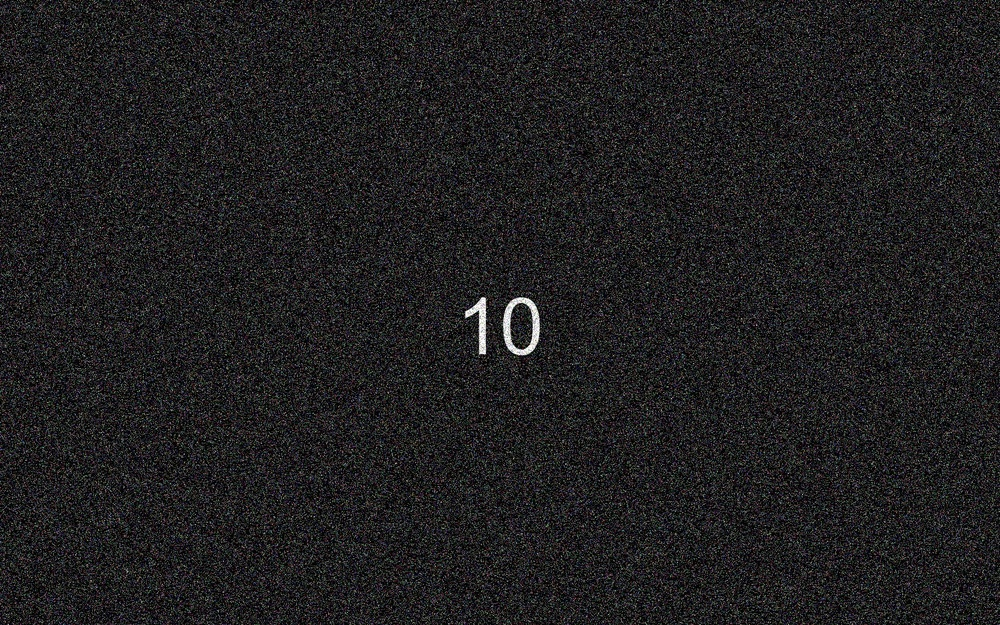
#> input picture image_tool/generate_file/10_corrupted.jpg, 1000 x 625 px, shrunk from 1920 x 1200 before the run
$ python break_image.py
#> lines starting #> are read from the running program, lines starting #| are printed output that depends on the picture
#> the answer given: generate_file/10_corrupted.jpg
#> the answer given: 1
from PIL import Image
import random
import numpy as np
from tkinter import filedialog
import os


def corrupt_image(image_path, corruption_percentage=0.1):
    """
    破坏指定图片的像素

    Args:
        image_path (str): 图片文件路径
        corruption_percentage (float): 破坏像素的百分比，默认10%

    Returns:
        bool: 操作是否成功
    """
#> called with image_path = 'generate_file/10_corrupted.jpg', corruption_percentage = 1
    try:
        # 检查文件是否存在
        if not os.path.exists(image_path):
            print(f"错误：文件 {image_path} 不存在")
            return False

        # 打开图片
        im = Image.open(image_path)
#> im is the input picture: PIL image 1000x625 RGB; mean R, G, B 32, 31.2, 32.3
        data = np.array(im)

        # 获取图像尺寸
        height, width = data.shape[:2]
#> height = 625; width = 1000
        total_pixels = height * width
#> total_pixels = 625000

        # 计算要破坏的像素数量
        num_pix_to_corrupt = int(total_pixels * corruption_percentage)
#> num_pix_to_corrupt = 625000

        # 确保破坏数量不超过总像素数
        if num_pix_to_corrupt > total_pixels:
            num_pix_to_corrupt = total_pixels

        print(f"图像尺寸: {width} x {height}")
#| 图像尺寸: 1000 x 625
        print(f"总像素数: {total_pixels}")
#| 总像素数: 625000
        print(f"将破坏像素数: {num_pix_to_corrupt}")
#| 将破坏像素数: 625000

        # 生成随机像素索引（确保在有效范围内）
        indices = random.sample(range(total_pixels), num_pix_to_corrupt)

        # 破坏像素
        for idx in indices:
            row = idx // width
            col = idx % width

            # 添加边界检查
            if 0 <= row < height and 0 <= col < width:
                # 根据图像类型设置像素值
                if len(data.shape) == 3:  # 彩色图像
                    channels = data.shape[2]
                    if channels == 3:  # RGB
                        data[row, col] = [
                            random.randint(0, 255),
                            random.randint(0, 255),
                            random.randint(0, 255),
                        ]
                    elif channels == 4:  # RGBA
                        data[row, col] = [
                            random.randint(0, 255),
                            random.randint(0, 255),
                            random.randint(0, 255),
                            255,  # 保持不透明度
                        ]
                else:  # 灰度图像
                    data[row, col] = random.randint(0, 255)
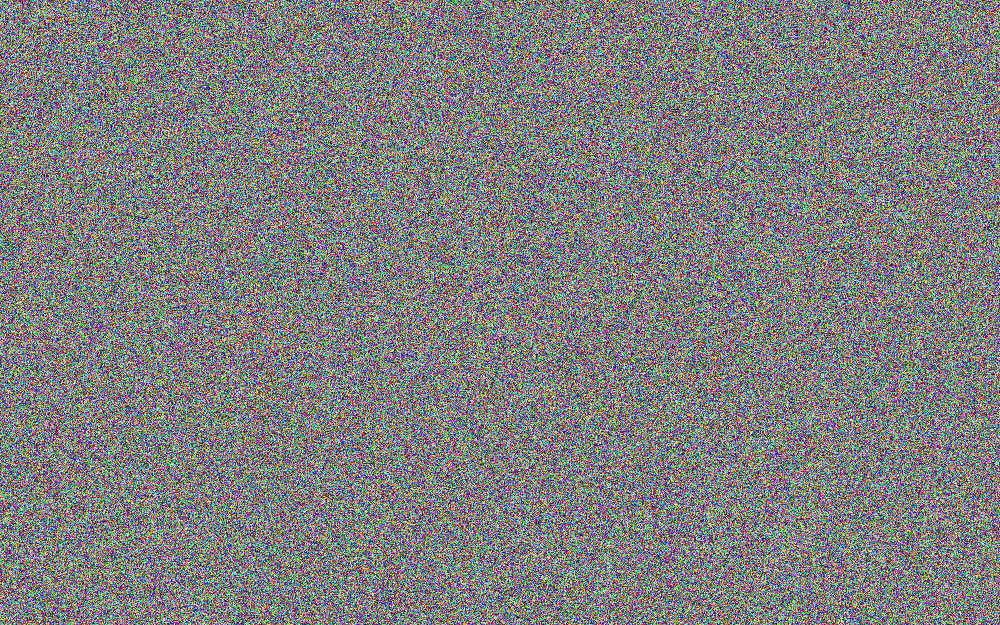
#> data: shape (625, 1000, 3); mean R, G, B 127.5, 127.4, 127.4

        # 创建破坏后的图像
        corrupted_img = Image.fromarray(data)

        # 确保输出目录存在
        output_dir = "image_tool/generate_file"
        os.makedirs(output_dir, exist_ok=True)

        # 生成输出文件名
        base_name = os.path.splitext(os.path.basename(image_path))[0]
        output_path = os.path.join(output_dir, f"{base_name}_corrupted.jpg")

        # 保存图像
        corrupted_img.save(output_path)
        print(f"破坏后的图像已保存到: {output_path}")

        return True

    except Exception as e:
        print(f"处理图像时发生错误: {str(e)}")
        return False


def main():
    """主函数"""
    print("图片破坏工具")
    print("=" * 30)

    # 选择图片文件
    image_path = filedialog.askopenfilename(
        defaultextension=".jpg",
        filetypes=[("图像文件", "*.jpg *.jpeg *.png *.bmp *.gif *.webp")],
        title="请选择要破坏的图片",
    )

    if not image_path:
        print("未选择文件，程序退出")
        return

    print(f"选择的图片: {image_path}")

    # 询问破坏百分比
    try:
        percentage = float(
            input("请输入要破坏的像素百分比 (0.1-1.0，默认0.1): ") or "0.1"
        )
        if not (0.1 <= percentage <= 1.0):
            print("百分比必须在0.1到1.0之间，使用默认值0.1")
            percentage = 0.1
    except ValueError:
        print("输入无效，使用默认值0.1")
        percentage = 0.1

    # 执行图像破坏
    if corrupt_image(image_path, percentage):
        print("图像破坏完成！")
    else:
        print("图像破坏失败！")


if __name__ == "__main__":
    main()
